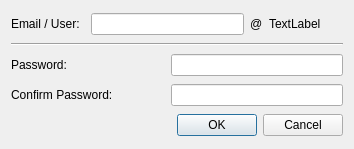
<?xml version="1.0" encoding="UTF-8"?>
<ui version="4.0">
 <class>Dialog_Users_Add</class>
 <widget class="QDialog" name="Dialog_Users_Add">
  <property name="geometry">
   <rect>
    <x>0</x>
    <y>0</y>
    <width>354</width>
    <height>149</height>
   </rect>
  </property>
  <property name="windowTitle">
   <string>Add User</string>
  </property>
  <layout class="QGridLayout" name="gridLayout">
   <item row="0" column="1" colspan="2">
    <widget class="QLineEdit" name="lineEdit_userName"/>
   </item>
   <item row="3" column="0" colspan="2">
    <widget class="QLabel" name="label_3">
     <property name="sizePolicy">
      <sizepolicy hsizetype="Maximum" vsizetype="Preferred">
       <horstretch>0</horstretch>
       <verstretch>0</verstretch>
      </sizepolicy>
     </property>
     <property name="text">
      <string>Confirm Password:</string>
     </property>
    </widget>
   </item>
   <item row="0" column="3">
    <widget class="QLabel" name="label_4">
     <property name="sizePolicy">
      <sizepolicy hsizetype="Maximum" vsizetype="Preferred">
       <horstretch>0</horstretch>
       <verstretch>0</verstretch>
      </sizepolicy>
     </property>
     <property name="text">
      <string>@</string>
     </property>
    </widget>
   </item>
   <item row="2" column="0" colspan="2">
    <widget class="QLabel" name="label_2">
     <property name="sizePolicy">
      <sizepolicy hsizetype="Maximum" vsizetype="Preferred">
       <horstretch>0</horstretch>
       <verstretch>0</verstretch>
      </sizepolicy>
     </property>
     <property name="text">
      <string>Password:</string>
     </property>
    </widget>
   </item>
   <item row="0" column="0">
    <widget class="QLabel" name="label">
     <property name="text">
      <string>Email / User:</string>
     </property>
    </widget>
   </item>
   <item row="0" column="4">
    <widget class="QLabel" name="label_domain">
     <property name="text">
      <string>TextLabel</string>
     </property>
    </widget>
   </item>
   <item row="2" column="2" colspan="3">
    <widget class="QLineEdit" name="lineEdit_password_1">
     <property name="echoMode">
      <enum>QLineEdit::Password</enum>
     </property>
    </widget>
   </item>
   <item row="1" column="0" colspan="5">
    <widget class="Line" name="line">
     <property name="orientation">
      <enum>Qt::Horizontal</enum>
     </property>
    </widget>
   </item>
   <item row="3" column="2" colspan="3">
    <widget class="QLineEdit" name="lineEdit_password_2">
     <property name="echoMode">
      <enum>QLineEdit::Password</enum>
     </property>
    </widget>
   </item>
   <item row="4" column="0" colspan="5">
    <widget class="QDialogButtonBox" name="buttonBox">
     <property name="orientation">
      <enum>Qt::Horizontal</enum>
     </property>
     <property name="standardButtons">
      <set>QDialogButtonBox::Cancel|QDialogButtonBox::Ok</set>
     </property>
    </widget>
   </item>
  </layout>
 </widget>
 <resources/>
 <connections>
  <connection>
   <sender>buttonBox</sender>
   <signal>accepted()</signal>
   <receiver>Dialog_Users_Add</receiver>
   <slot>accept()</slot>
   <hints>
    <hint type="sourcelabel">
     <x>248</x>
     <y>254</y>
    </hint>
    <hint type="destinationlabel">
     <x>157</x>
     <y>274</y>
    </hint>
   </hints>
  </connection>
  <connection>
   <sender>buttonBox</sender>
   <signal>rejected()</signal>
   <receiver>Dialog_Users_Add</receiver>
   <slot>reject()</slot>
   <hints>
    <hint type="sourcelabel">
     <x>316</x>
     <y>260</y>
    </hint>
    <hint type="destinationlabel">
     <x>286</x>
     <y>274</y>
    </hint>
   </hints>
  </connection>
 </connections>
</ui>
